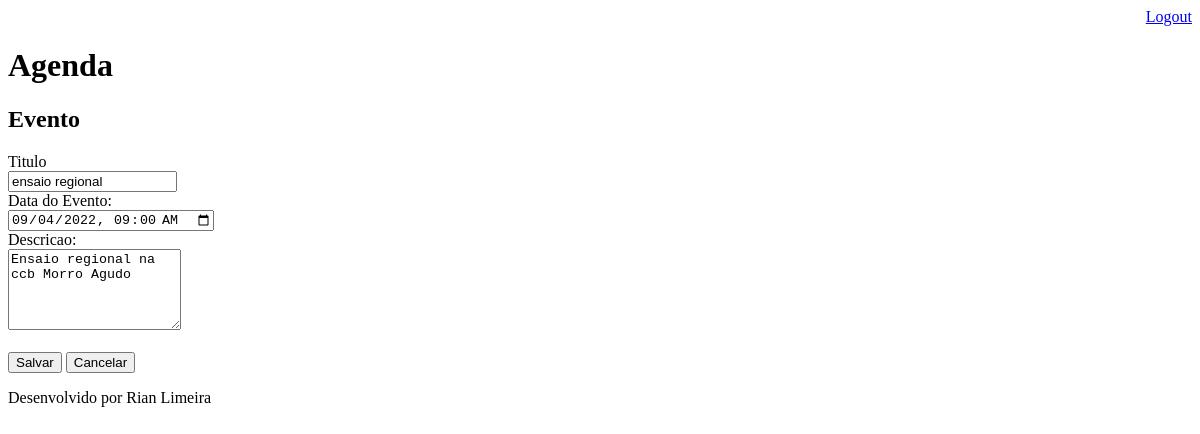
Before: /agenda/evento/?id=3 (signed in) with the older database file.
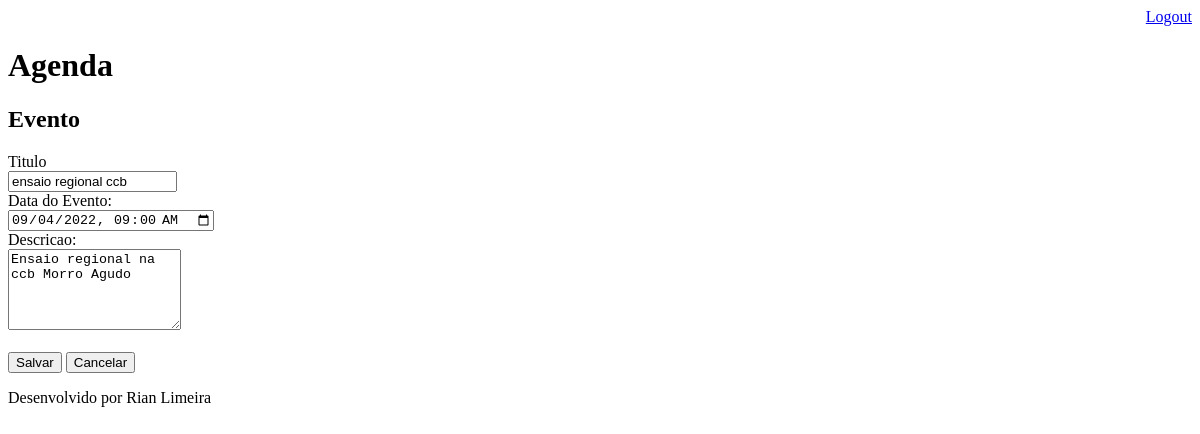
After: the same page with the newer database file.
### core/models.py (models this page shows, shortened)
class Evento(models.Model):
    titulo = models.CharField(max_length=100)
    descricao = models.TextField(blank=True, null=True)
    data_evento = models.DateTimeField(verbose_name='Data do Evento')
    data_criacao = models.DateTimeField(auto_now=True)
    usuario = models.ForeignKey(User, on_delete=models.CASCADE)
    class Meta:
        db_table = 'evento'
    def get_data_input_evento(self):
        return self.data_evento.strftime('%Y-%m-%dT%H:%M')

### core/views.py (the view)
# urls.py: path('agenda/evento/', views.evento),
@login_required(login_url='/login/')
def evento(request):
    usuario = request.user
    try:
        id_evento = request.GET.get('id')
    except Exception:
        raise Http404()
    dados = {}
    if id_evento:
        dados['evento'] = Evento.objects.get(id=id_evento)
    return render(request, 'evento.html', dados)

### templates/evento.html (shortened to what this page needs)
{% extends "model-page.html" %}
{% block content %}
<h2>Evento</h2>
<form action="submit" method="post">{% csrf_token %}
    <label>Titulo</label>
    <br>
    <input type="text" name="titulo" size="18" value="{{ evento.titulo }}">
    <br>
    <label>Data do Evento:</label>
    <br>
    <input type="datetime-local" name="data_evento" size="23" value="{{ evento.get_data_input_evento }}">
    <br>
    <label>Descricao:</label>
    <br>
    <textarea name="descricao" rows="5" cols="19">{{ evento.descricao }}</textarea>
    <br><br>
    <button type="submit">Salvar</button>
    <a href="/">
        <button type="button">Cancelar</button>
    </a>
</form>
{% endblock %}

Changed rows visible on the page:
changed Evento "Ensaio regional na ccb Morro Agudo": titulo "ensaio regional" → "ensaio regional ccb"
